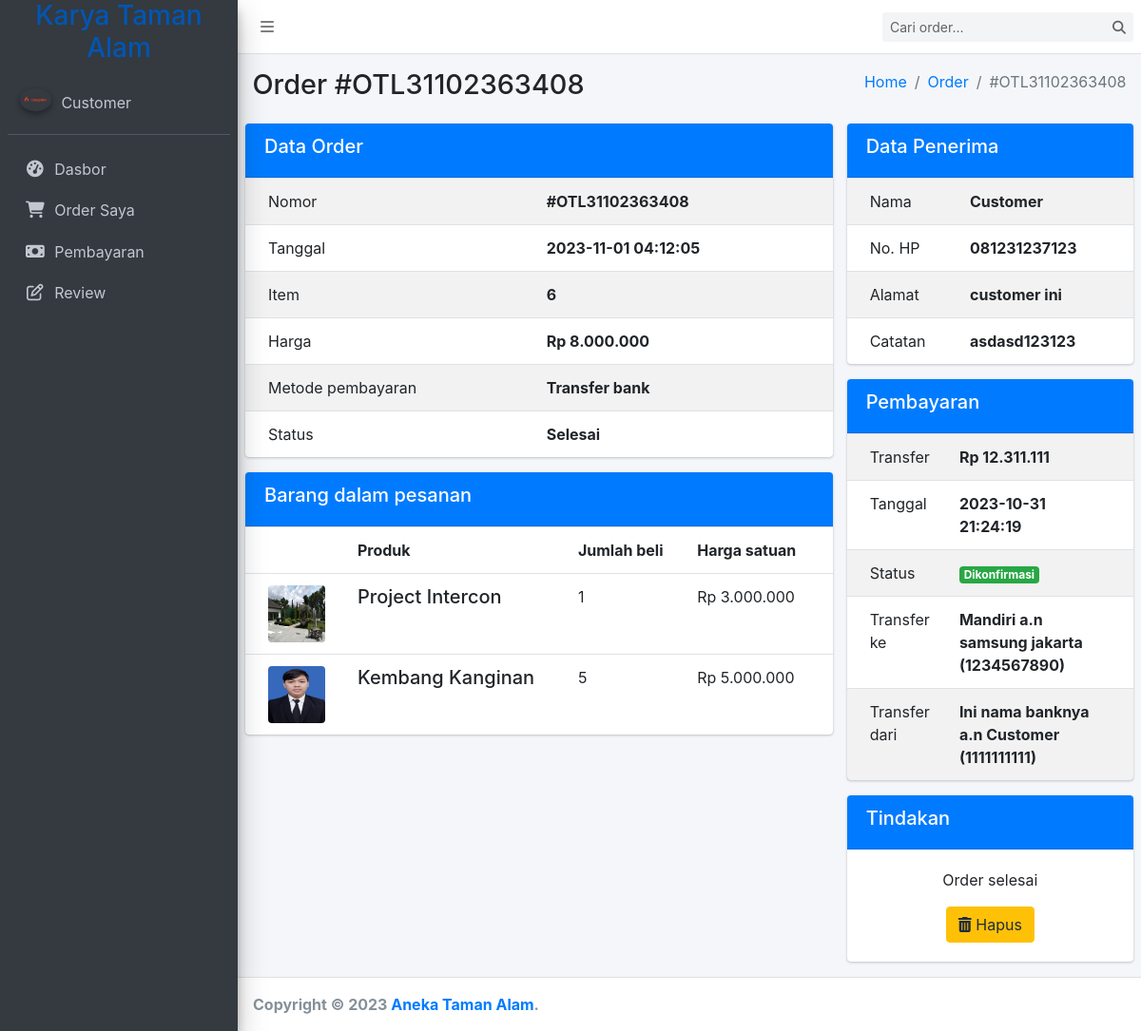
/customer/view_order.php?id=7 (signed in), run on the app's committed database.
### tables this page shows
CREATE TABLE `users` (
  `id` int(11) NOT NULL,
  `name` varchar(100) DEFAULT NULL,
  `email` varchar(100) NOT NULL,
  `username` varchar(50) NOT NULL,
  `password` varchar(255) NOT NULL,
  `alamat` text NOT NULL,
  `no_hp` varchar(15) NOT NULL,
  `profile_picture` varchar(255) DEFAULT NULL,
  `role` varchar(50) NOT NULL,
  `register_date` date NOT NULL
);

CREATE TABLE `orders` (
  `id` bigint(20) NOT NULL,
  `user_id` bigint(20) UNSIGNED DEFAULT NULL,
  `coupon_id` bigint(20) DEFAULT NULL,
  `order_number` varchar(16) NOT NULL,
  `order_status` enum('1','2','3','4','5') DEFAULT '1',
  `order_date` datetime NOT NULL DEFAULT current_timestamp() ON UPDATE current_timestamp(),
  `total_price` varchar(255) DEFAULT NULL,
  `total_items` int(10) DEFAULT NULL,
  `payment_method` int(11) DEFAULT 1,
  `delivery_data` text DEFAULT NULL,
  `delivered_date` timestamp NULL DEFAULT NULL,
  `finish_date` timestamp NULL DEFAULT NULL
);

CREATE TABLE `order_item` (
  `id` bigint(20) NOT NULL,
  `order_id` bigint(20) DEFAULT NULL,
  `product_id` bigint(20) DEFAULT NULL,
  `order_qty` int(10) NOT NULL,
  `order_price` varchar(255) DEFAULT NULL
);

CREATE TABLE `produk` (
  `id` bigint(20) NOT NULL,
  `category_id` int(10) DEFAULT NULL,
  `sku` varchar(32) DEFAULT NULL,
  `name` varchar(191) NOT NULL,
  `descript` text DEFAULT NULL,
  `picture_name` varchar(191) DEFAULT NULL,
  `price` int(11) NOT NULL,
  `current_discount` decimal(8,2) DEFAULT 0.00,
  `stock` int(10) NOT NULL,
  `product_unit` varchar(32) DEFAULT NULL,
  `is_available` tinyint(1) DEFAULT 1,
  `add_date` datetime DEFAULT NULL
);

CREATE TABLE `payments` (
  `id` bigint(20) NOT NULL,
  `order_id` bigint(20) DEFAULT NULL,
  `payment_price` varchar(255) DEFAULT NULL,
  `payment_date` datetime NOT NULL,
  `picture_name` varchar(191) DEFAULT NULL,
  `payment_status` enum('1','2','3') DEFAULT '1',
  `confirmed_date` datetime DEFAULT NULL,
  `payment_data` text DEFAULT NULL
);

### customer/view_order.php (the view, shortened to what the rows shown need)
<?php
    include 'layouts/header.php';
    include 'function/view_order_function.php';
    $data = get_data_order_by_id($_GET['id'], $_SESSION['customer']['id']);
    $items = get_data_items_order($data['id']);
    $payment = get_data_payment_by_order_id($data['id']);
?>
<div class="content-wrapper">
    <section class="content-header">
        <div class="container-fluid">
            <div class="row mb-2">
                <div class="col-sm-6">
                    <h1>Order #<?php echo $data['order_number']; ?></h1>
                </div>
                <div class="col-sm-6">
                    <ol class="breadcrumb float-sm-right">
                        <li class="breadcrumb-item"><a href="dashboard.php">Home</a></li>
                        <li class="breadcrumb-item active"><a href="order.php">Order</a></li>
                        <li class="breadcrumb-item active">#<?php echo $data['order_number']; ?></li>
                    </ol>
                </div>
            </div>
        </div>
    </section>
    <section class="content">
        <div class="row">
            <div class="col-md-8">
                <div class="card card-primary">
                    <div class="card-body p-0">
                        <table class="table table-hover table-striped table-hover">
                            <tr>
                                <td><b>#<?php echo $data['order_number']; ?></b></td>
                            </tr>
                            <tr>
                                <td><b><?php echo $data['order_date']; ?></b></td>
                            </tr>
                            <tr>
                                <td><b><?php echo $data['total_items']; ?></b></td>
                            </tr>
                            <tr>
                                <td><b>Rp <?php echo number_format($data['total_price'], 0, '.', '.'); ?></b></td>
                            </tr>
                            <tr>
                                <td><b class="statusField"><?php echo get_order_status($data['order_status'], $data['payment_method']); ?></b></td>
                            </tr>
                        </table>
                    </div>
                </div>
                <div class="card card-primary">
                    <div class="card-body p-0">
                        <table class="table table-hover table-condensed">
                            <tr>
                                <th scope="col"></th>
                                <th scope="col">Produk</th>
                                <th scope="col">Jumlah beli</th>
                                <th scope="col">Harga satuan</th>
                            </tr>
                          <?php foreach ($items as $item) : ?>
                            <tr>
                                <td>
                                    <img class="img img-fluid rounded" style="width: 60px; height: 60px;" alt="<?php echo $item['name']; ?>" src="../admin/produk_gambar/<?php echo $item['picture_name']; ?>?>">
                                </td>
                                <td>
                                    <h5 class="mb-0"><?php echo $item['name']; ?></h5>
                                </td>
                                <td><?php echo $item['order_qty']; ?></td>
                                <td>Rp <?php echo number_format($item['order_price'], 0, '.', '.'); ?></td>
                            </tr>
                          <?php endforeach; ?>
                        </table>
                    </div>
                </div>
            </div>
            <div class="col-md-4">
                <div class="card card-primary">
                    <div class="card-body p-0">
                        <table class="table table-hover table-striped table-hover">
                            <?php $customer = json_decode($data['delivery_data'], true);?>
                            <tr>
                                <td><b><?php echo $customer['customer']['name']; ?></b></td>
                            </tr>
                            <tr>
                                <td><b><?php echo $customer['customer']['phone_number']; ?></b></td>
                            </tr>
                            <tr>
                                <td><b><?php echo $customer['customer']['address']; ?></b></td>
                            </tr>
                            <tr>
                                <td><b><?php echo $customer['note']; ?></b></td>
                            </tr>
                        </table>
                    </div>
                </div>
                <div class="card card-primary">
                    <div class="card-body p-0">
                      <?php if ($payment == NULL) : ?>
                      <div class="alert alert-info m-2">Tidak ada data pembayaran.</div>
                      <?php else : ?>
                        <table class="table table-hover table-striped table-hover">
                            <tr>
                                <td>Transfer</td>
                                <td><b>Rp <?php echo number_format($payment['payment_price'], 0, '.', '.'); ?></b></td>
                            </tr>
                            <tr>
                                <td>Tanggal</td>
                                <td><b><?php echo $payment['payment_date']; ?></b></td>
                            </tr>
                            <tr>
                                <td>Status</td>
                                <td><b>
                                  <?php if ($payment['payment_status'] == 1) : ?>
                                    <span class="badge badge-warning text-white">Menunggu konfirmasi</span>
                                  <?php elseif ($payment['payment_status'] == 2) : ?>
                                    <span class="badge badge-success text-white">Dikonfirmasi</span>
                                  <?php elseif ($payment['payment_status'] == 3) : ?>
                                    <span class="badge badge-danger text-white">Gagal</span>
                                  <?php endif; ?>
                                </b></td>
                            </tr>
                            <tr>
                                <td>Transfer ke</td>
                                <td><b>
                                    <?php
                                        $bank_data = json_decode($payment['payment_data']);
                                        $bank_data  = (Array) $bank_data;
                                        $transfer_to = get_bank_payment($bank_data['transfer_to']);
                                    ?>
                                    <?php echo $transfer_to['bank']; ?> a.n <?php echo $transfer_to['name']; ?> (<?php echo $transfer_to['number']; ?>)
                                </b></td>
                            </tr>
                            <tr>
                                <td>Transfer dari</td>
                                <td><b><?php echo $bank_data['source']->bank; ?> a.n <?php echo $bank_data['source']->name; ?> (<?php echo $bank_data['source']->number; ?>)</b></td>
                            </tr>
                        </table>
                      <?php endif; ?>
                    </div>
                </div>
            </div>
        </div>
    </section>
</div>
<?php
    include 'layouts/footer.php';
?>

### customer/layouts/header.php (shortened to what the rows shown need)
<?php
include 'function/customer_function.php';
$user = get_customer_data($_SESSION['customer']['id']);
?><!DOCTYPE html>
<html lang="ID-id">
  <head>
    <link rel="stylesheet" href="../css/all.min.css" type="text/css" media="screen"/>
    <link rel="stylesheet" href="../css/tempusdominus-bootstrap-4.min.css" type="text/css" media="screen"/>
    <link rel="stylesheet" href="../css/adminlte.min.css" type="text/css" media="screen"/>
    <link rel="stylesheet" href="../css/toastr.min.css" type="text/css" media="screen"/>
    <link rel="stylesheet" href="../css/datepicker.min.css" type="text/css" media="screen"/>
    <link rel="stylesheet" href="../css/select2.min.css" type="text/css" media="screen"/>
  </head>
  <body class="hold-transition sidebar-mini layout-fixed">
    <div class="wrapper">
  <aside class="main-sidebar sidebar-dark-primary elevation-4">
    <div class="sidebar">
      <div class="user-panel mt-3 pb-3 mb-3 d-flex">
        <div class="image">
          <img src="customer_gambar/<?php echo $user['profile_picture']; ?>" class="img-circle elevation-2" alt="Foto profil <?php echo $user['name']?>">
        </div>
        <div class="info">
          <a href="profile.php" class="d-block"><?php echo $user['name'] ?></a>
        </div>
      </div>
    </div>
  </aside>

### data on the page
users: profile_picture+name (picture), name "Customer"
orders: order_number "OTL31102363408", order_date "2023-11-01 04:12:05", total_items "6", total_price "8.000.000", order_status+payment_method "Selesai", delivery_data.name "Customer", delivery_data.no_hp "081231237123", delivery_data.alamat "customer ini", delivery_data "asdasd123123"
order_item: produk.picture_name (picture), produk.name "Project Intercon", order_qty "1", order_price "3.000.000"
order_item: produk.picture_name (picture), produk.name "Kembang Kanginan", order_qty "5", order_price "5.000.000"
payments: payment_price "12.311.111", payment_date "2023-10-31 21:24:19"

### other printed values
$transfer_to['bank'] "Mandiri"
$transfer_to['name'] "samsung jakarta"
$transfer_to['number'] "1234567890"
$bank_data['source']->bank "Ini nama banknya"
$bank_data['source']->name "Customer"
$bank_data['source']->number "1111111111"
